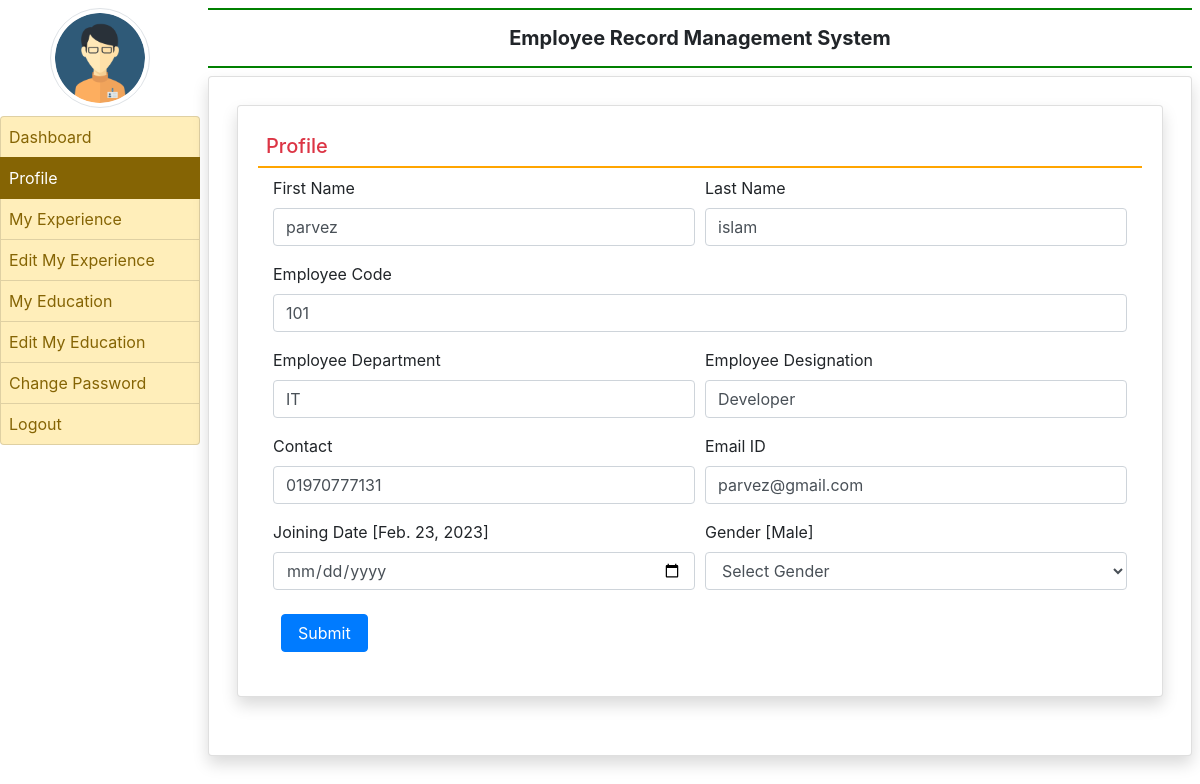
The app's page /profile/ (signed in) with its own data.
### employee/models.py (models this page shows, shortened)
class EmployeeDetail(models.Model):
    user = models.ForeignKey(User, on_delete=models.CASCADE)
    empcode = models.CharField(max_length=50)
    empdept = models.CharField(max_length=100, null=True)
    designation = models.CharField(max_length=100, null=True)
    contact = models.CharField(max_length=11, null=True)
    gender = models.CharField(max_length=50, null=True)
    joiningdate = models.DateField(null=True)

### employee/views.py (the view, shortened to what this page needs)
# urls.py: path('profile/', views.profile, name='profile'),
def profile(request):
    if not request.user.is_authenticated:
        return redirect('emp_login')
    error = ""
    user = request.user
    employee = EmployeeDetail.objects.get(user=user)
    return render(request, 'profile.html', locals())

### employee/templates/profile.html (shortened to what this page needs)
{% extends 'emp_base.html' %}
{% block main %}
<div class="card shadow m-2">
    <div class="card-body">
        <h5 class="p-2 text-danger" style="border-bottom : 2px solid orange">Profile</h5>
        <div class="container-fluid">
            <form method="post" >
                <div class="form-row">
                    <div class="col-sm-6">
                        <div class="form-group">
                            <label>First Name</label>
                            <input type="text" name="firstname" class="form-control" placeholder="Enter First Name" pattern="[A-Za-z]+" value="{{employee.user.first_name}}" >
                        </div>
                    </div>
                    <div class="col-sm-6">
                        <div class="form-group">
                            <label>Last Name</label>
                            <input type="text" name="lastname" class="form-control" placeholder="Enter Last Name" pattern="[A-Za-z]+" value="{{employee.user.last_name}}" >
                        </div>
                    </div>
                    <div class="col-sm-12">
                        <div class="form-group">
                            <label>Employee Code</label>
                            <input type="text" name="empcode" class="form-control" placeholder="Enter Employee Code" pattern="[0-9]+" value="{{employee.empcode}}" >
                        </div>
                    </div>
                    <div class="col-sm-6">
                        <div class="form-group">
                            <label>Employee Department</label>
                            <input type="text" name="department" class="form-control" placeholder="Enter Department" value="{{employee.empdept}}" >
                        </div>
                    </div>
                    <div class="col-sm-6">
                        <div class="form-group">
                            <label>Employee Designation</label>
                            <input type="text" name="designation" class="form-control" placeholder="Enter Designation" value="{{employee.designation}}" >
                        </div>
                    </div>
                    <div class="col-sm-6">
                        <div class="form-group">
                            <label>Contact</label>
                            <input type="text" name="contact" class="form-control" placeholder="Enter Contact Number" value="{{employee.contact}}" >
                        </div>
                    </div>
                    <div class="col-sm-6">
                        <div class="form-group">
                            <label>Email ID</label>
                            <input type="email" name="emailid" class="form-control" placeholder="Enter Email ID" value="{{employee.user.username}}" >
                        </div>
                    </div>
                    <div class="col-sm-6">
                        <div class="form-group">
                            <label>Joining Date [{{employee.joiningdate}}]</label>
                            <input type="date" name="jdate" class="form-control" >
                        </div>
                    </div>
                    <div class="col-sm-6">
                        <div class="form-group">
                            <label>Gender [{{employee.gender}}]</label>
                            <select name="gender" class="form-control">
                                <option value="None">Select Gender</option>
                            </select>
                        </div>
                    </div>
                </div>
                <input type="submit" value="Submit" class="m-2 px-3 btn btn-primary">
            </form>
        </div>
    </div>
</div>
{% endblock %}

### records on screen
EmployeeDetail: firstname "parvez", lastname "islam", empcode "101", department "IT", designation "Developer", contact "01970777131", emailid "parvez@gmail.com", joiningdate "Feb. 23, 2023", gender "Male"
